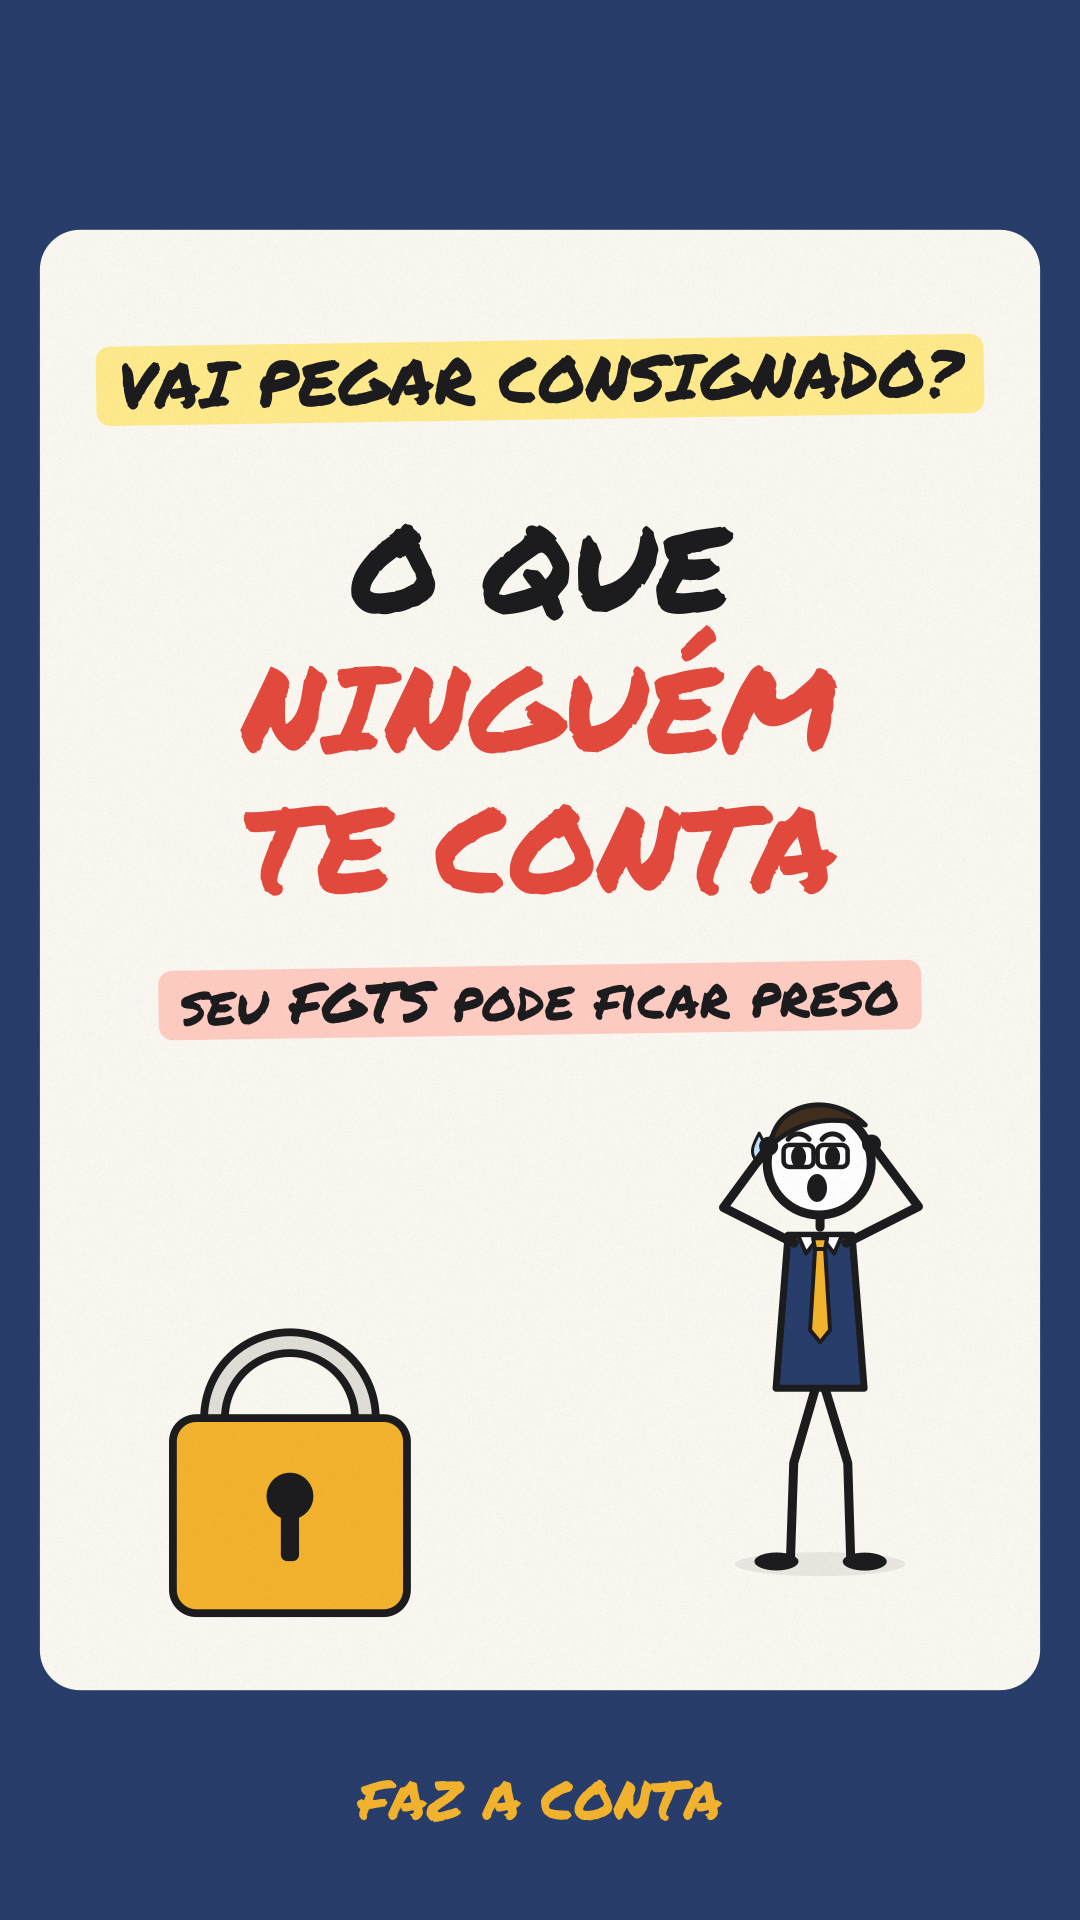

Reproduce this figure in Python.
"""Capa do TikTok (1080x1920). A grade do perfil corta para 3:4: o essencial fica entre y 260 e 1660.
    python render.py stills videos/consignado/capa.py out/capas 10"""
from engine import *  # noqa

VERTICAL = True


def capa(c, t):
    rgb(c, NAVY); c.paint()
    rrect(c, 40, 230, 1000, 1460, 40); fs(c, PAPER, 0)
    c.save(); c.translate(540, 380); hl(c, "VAI PEGAR CONSIGNADO?", 0, 0, 64, LYELLOW); c.restore()
    text(c, "O QUE", 540, 570, 120, MARKER, INK)
    text(c, "NINGUÉM", 540, 710, 120, MARKER, RED)
    text(c, "TE CONTA", 540, 850, 120, MARKER, RED)
    c.save(); c.translate(540, 1000); hl(c, "seu FGTS pode ficar preso", 0, 0, 56, (1, 0.8, 0.76)); c.restore()
    c.save(); c.translate(290, 1470); c.scale(1.3, 1.3); padlock(c, GOLD); c.restore()
    hero(c, 10, 820, 1560, 1.0, [(0, "head")], [(0, "shocked")], look=-0.6)
    text(c, "FAZ A CONTA", 540, 1800, 54, MARKER, GOLD)


SCENES = [(0.0, 999.0, capa)]
